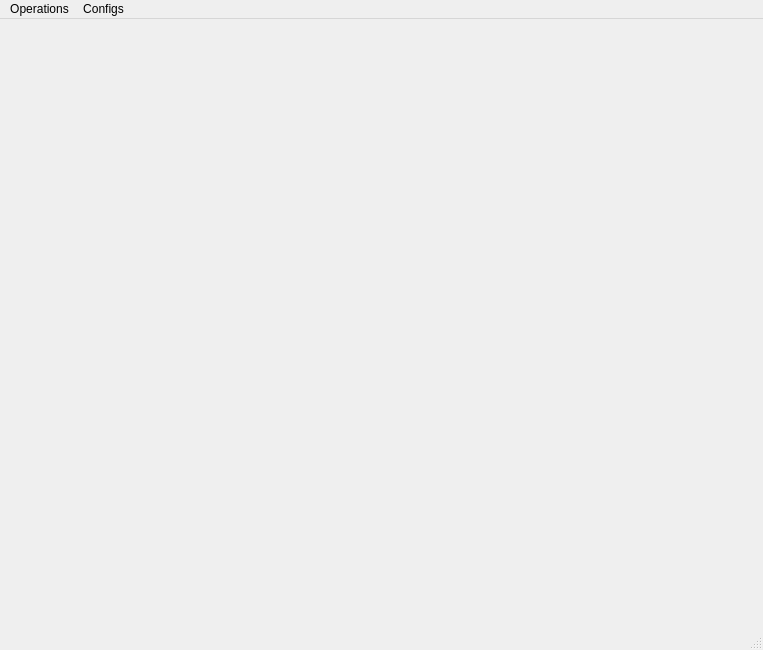
<?xml version="1.0" encoding="UTF-8"?>
<ui version="4.0">
 <class>MainWindow</class>
 <widget class="QMainWindow" name="MainWindow">
  <property name="geometry">
   <rect>
    <x>0</x>
    <y>0</y>
    <width>763</width>
    <height>650</height>
   </rect>
  </property>
  <property name="minimumSize">
   <size>
    <width>600</width>
    <height>600</height>
   </size>
  </property>
  <property name="windowTitle">
   <string>MainWindow</string>
  </property>
  <widget class="QWidget" name="centralwidget">
   <property name="sizePolicy">
    <sizepolicy hsizetype="Expanding" vsizetype="Expanding">
     <horstretch>0</horstretch>
     <verstretch>0</verstretch>
    </sizepolicy>
   </property>
   <widget class="SBoard" name="sboard" native="true">
    <property name="geometry">
     <rect>
      <x>-1</x>
      <y>-1</y>
      <width>761</width>
      <height>241</height>
     </rect>
    </property>
   </widget>
  </widget>
  <widget class="QMenuBar" name="menubar">
   <property name="geometry">
    <rect>
     <x>0</x>
     <y>0</y>
     <width>763</width>
     <height>22</height>
    </rect>
   </property>
   <widget class="QMenu" name="menuConfig">
    <property name="title">
     <string>Operations</string>
    </property>
    <widget class="QMenu" name="menuChange_Size">
     <property name="title">
      <string>Change Size</string>
     </property>
     <addaction name="action8_8"/>
     <addaction name="action8_16"/>
     <addaction name="action16_16"/>
    </widget>
    <addaction name="actionNew_Game"/>
    <addaction name="menuChange_Size"/>
   </widget>
   <widget class="QMenu" name="menuConfigs">
    <property name="title">
     <string>Configs</string>
    </property>
    <widget class="QMenu" name="menuThemes">
     <property name="title">
      <string>Themes</string>
     </property>
     <addaction name="actionDark_Mode"/>
     <addaction name="actionLight_Mode"/>
     <addaction name="actionGenshin_Mode"/>
    </widget>
    <addaction name="menuThemes"/>
   </widget>
   <addaction name="menuConfig"/>
   <addaction name="menuConfigs"/>
  </widget>
  <widget class="QStatusBar" name="statusbar"/>
  <action name="actionNew_Game">
   <property name="text">
    <string>New Game</string>
   </property>
  </action>
  <action name="actionDark_Mode">
   <property name="text">
    <string>Dark Mode</string>
   </property>
  </action>
  <action name="actionLight_Mode">
   <property name="text">
    <string>Light Mode</string>
   </property>
  </action>
  <action name="actionGenshin_Mode">
   <property name="text">
    <string>Genshin Mode</string>
   </property>
  </action>
  <action name="action8_8">
   <property name="text">
    <string>8 * 8</string>
   </property>
  </action>
  <action name="action8_16">
   <property name="text">
    <string>8 * 16</string>
   </property>
  </action>
  <action name="action16_16">
   <property name="text">
    <string>16 * 16</string>
   </property>
  </action>
 </widget>
 <customwidgets>
  <customwidget>
   <class>SBoard</class>
   <extends>QWidget</extends>
   <header location="global">sboard.h</header>
   <container>1</container>
  </customwidget>
 </customwidgets>
 <resources/>
 <connections/>
</ui>
